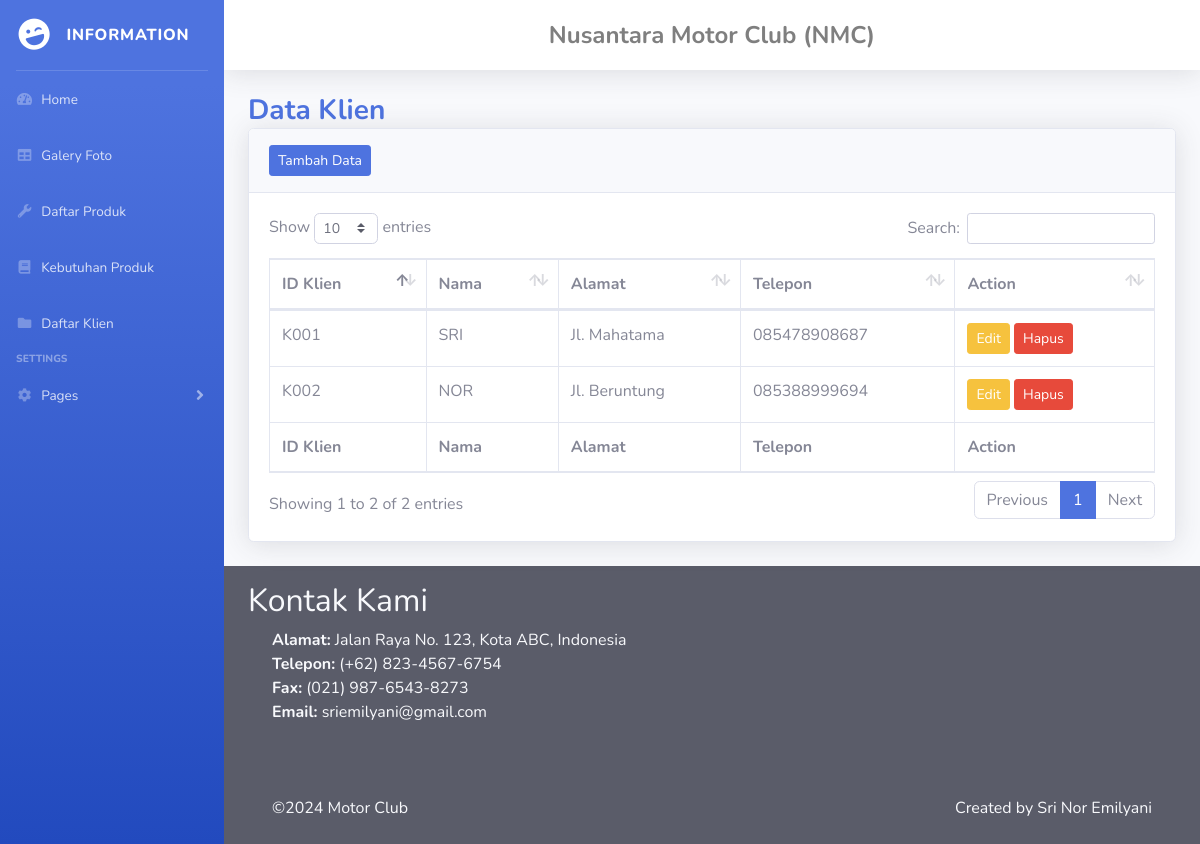
The page /klien.php on the database its author committed.
### tables this page shows
CREATE TABLE `tabel_klien` (
  `id_klien` varchar(5) NOT NULL,
  `nama` varchar(30) NOT NULL,
  `alamat` text NOT NULL,
  `telepon` varchar(13) NOT NULL
);

### klien.php (the view, shortened to what this page needs)
<!DOCTYPE html>
<html lang="en">
<?php include "head.php"; ?>
<body id="page-top">
    <div id="wrapper">
        <?php include "sidebar.php"; ?>
        <div id="content-wrapper" class="d-flex flex-column">
            <div id="content">
            <?php include "topbar.php"; ?>
                <div class="container-fluid">
                    <h3 class="m-0 font-weight-bold text-primary">Data Klien</h3>
                    <div class="card shadow mb-4">
                        <div class="card-header py-3">
                            <a href="tambah_data_klien.php" class="btn btn-sm btn-primary">Tambah Data</a>
                        </div>
                        <div class="card-body">
                            <div class="table-responsive">
                                <table class="table table-bordered" id="dataTable" width="100%" cellspacing="0">
                                    <thead>
                                        <tr>
                                            <th>ID Klien</th>
                                            <th>Nama</th>
                                            <th>Alamat</th>
                                            <th>Telepon</th>
                                            <th>Action</th>
                                        </tr>
                                    </thead>
                                    <tfoot>
                                        <tr>
                                        <th>ID Klien</th>
                                            <th>Nama</th>
                                            <th>Alamat</th>
                                            <th>Telepon</th>
                                            <th>Action</th>
                                        </tr>
                                    </tfoot>
                                    <tbody>
<?php
    include "koneksi.php";
    $data = mysqli_query($db, "SELECT * FROM tabel_klien");
    while ($array = mysqli_fetch_array($data)) {
    echo "<tr>
            <td>".$array["id_klien"]."</td>
            <td>".$array["nama"]."</td>
            <td>".$array["alamat"]."</td>
            <td>".$array["telepon"]."</td>
            <td>
                <a href='edit_data_klien.php?id_klien=".$array['id_klien']."' class='btn btn-sm btn-warning'>Edit</a>";
?>
                <a href='hapus_data_klien.php?id_klien=<?php echo $array['id_klien']; ?>' class='btn btn-sm btn-danger' onclick="return confirm('apakah yakin ingin menghapus?')">Hapus</a>
            </td>
        </tr>
<?php
    };
?>
                                    </tbody>
                                </table>
                            </div>
                        </div>
                    </div>
                </div>
            </div>
            <?php include "footer.php"; ?>
        </div>
    </div>
</body>
</html>

### rows shown on the page
tabel_klien: id_klien "K001", nama "SRI", alamat "Jl. Mahatama", telepon "085478908687"
tabel_klien: id_klien "K002", nama "NOR", alamat "Jl. Beruntung", telepon "085388999694"
